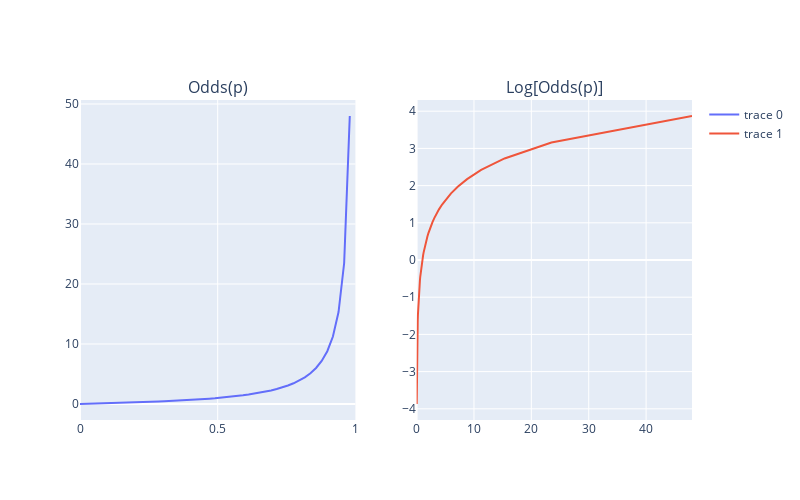

Notebook code cell kept with this figure:
### Markdown cell above
Another important term is **logit**, which is a logarithm of odds. **Odds** is a ratio between probabilities $\frac{p}{1-p}$. Since both odds and logits are monotonically increasing functions, we can apply log-transformation to odds.
<br/><br/>
It is important to explain the intuition behind odds. **Odds** is a quantitive measure of a success. Suppose $p=0,8$ and $q=1-p=0,2$. Therefore the odds of a success will be $\frac{0,8}{0,2}=4$. This can be best interpreted as "we encounter an unfavorable outcome once in every 4+1 events". Therefore, the higher is the $p$, the higher are the odds.
<br/><br/>
As to **logits**, the function approaches $-\infty$ for the lowest odds and approaches $+\infty$ for the highest odds. Logits, that are based on odds, allow us to shift from restricted domain of $[0, 1]$ set by probabilities distribution to unrestricted domain $[-\infty; +\infty]$

### Code cell
from plotly.subplots import make_subplots
import plotly.graph_objects as go

with np.errstate(divide='ignore'): # locally ignore zero-division warnings
    odds = lambda p: p / (1-p)
    P = np.linspace(0,1,50)

    fig = make_subplots(rows=1, cols=2, subplot_titles=["Odds(p)",'Log[Odds(p)]'])
    fig.add_trace(
        go.Scatter(x=P, y=odds(P), mode="lines"),
        row=1, col=1
    )
    fig.add_trace(
        go.Scatter(x=odds(P), y=np.log(odds(P)), mode="lines"),
        row=1, col=2, 
    )
    fig.update_layout(height=500, width=800)
    fig.show()

### Figure 1 — Plotly figure (JSON) as saved in the notebook; plotly's stock layout.template omitted (floating-point values rounded to 4 significant figures)
{"data": [{"mode": "lines", "type": "scatter", "x": [0, 0.02041, 0.04082, 0.06122, 0.08163, 0.102, 0.1224, 0.1429, 0.1633, 0.1837, 0.2041, 0.2245, 0.2449, 0.2653, 0.2857, 0.3061, 0.3265, 0.3469, 0.3673, 0.3878, 0.4082, 0.4286, 0.449, 0.4694, 0.4898, 0.5102, 0.5306, 0.551, 0.5714, 0.5918, 0.6122, 0.6327, 0.6531, 0.6735, 0.6939, 0.7143, 0.7347, 0.7551, 0.7755, 0.7959, 0.8163, 0.8367, 0.8571, 0.8776, 0.898, 0.9184, 0.9388, 0.9592, 0.9796, 1], "xaxis": "x", "y": [0, 0.02083, 0.04255, 0.06522, 0.08889, 0.1136, 0.1395, 0.1667, 0.1951, 0.225, 0.2564, 0.2895, 0.3243, 0.3611, 0.4, 0.4412, 0.4848, 0.5312, 0.5806, 0.6333, 0.6897, 0.75, 0.8148, 0.8846, 0.96, 1.042, 1.13, 1.227, 1.333, 1.45, 1.579, 1.722, 1.882, 2.062, 2.267, 2.5, 2.769, 3.083, 3.455, 3.9, 4.444, 5.125, 6.0, 7.167, 8.8, 11.25, 15.33, 23.5, 48.0, null], "yaxis": "y"}, {"mode": "lines", "type": "scatter", "x": [0, 0.02083, 0.04255, 0.06522, 0.08889, 0.1136, 0.1395, 0.1667, 0.1951, 0.225, 0.2564, 0.2895, 0.3243, 0.3611, 0.4, 0.4412, 0.4848, 0.5312, 0.5806, 0.6333, 0.6897, 0.75, 0.8148, 0.8846, 0.96, 1.042, 1.13, 1.227, 1.333, 1.45, 1.579, 1.722, 1.882, 2.062, 2.267, 2.5, 2.769, 3.083, 3.455, 3.9, 4.444, 5.125, 6.0, 7.167, 8.8, 11.25, 15.33, 23.5, 48.0, null], "xaxis": "x2", "y": [null, -3.871, -3.157, -2.73, -2.42, -2.175, -1.969, -1.792, -1.634, -1.492, -1.361, -1.24, -1.126, -1.019, -0.9163, -0.8183, -0.7239, -0.6325, -0.5436, -0.4568, -0.3716, -0.2877, -0.2048, -0.1226, -0.04082, 0.04082, 0.1226, 0.2048, 0.2877, 0.3716, 0.4568, 0.5436, 0.6325, 0.7239, 0.8183, 0.9163, 1.019, 1.126, 1.24, 1.361, 1.492, 1.634, 1.792, 1.969, 2.175, 2.42, 2.73, 3.157, 3.871, null], "yaxis": "y2"}], "layout": {"annotations": [{"font": {"size": 16}, "showarrow": false, "text": "Odds(p)", "x": 0.225, "xanchor": "center", "xref": "paper", "y": 1, "yanchor": "bottom", "yref": "paper"}, {"font": {"size": 16}, "showarrow": false, "text": "Log[Odds(p)]", "x": 0.775, "xanchor": "center", "xref": "paper", "y": 1, "yanchor": "bottom", "yref": "paper"}], "height": 500, "width": 800, "xaxis": {"anchor": "y", "domain": [0, 0.45]}, "xaxis2": {"anchor": "y2", "domain": [0.55, 1]}, "yaxis": {"anchor": "x", "domain": [0, 1]}, "yaxis2": {"anchor": "x2", "domain": [0, 1]}}}
